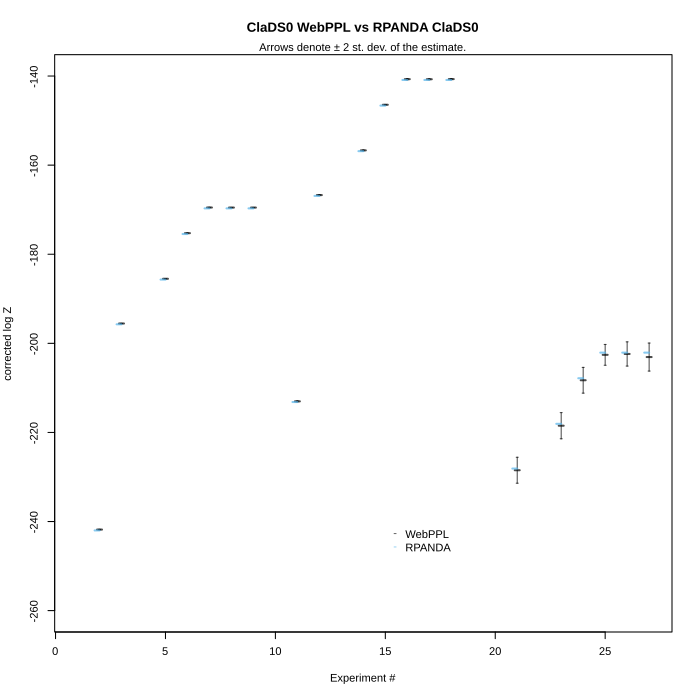

This figure's R source:
cat("ClaDS Models Evaluation")
cat(date())
rm(list = ls())
source("src/plotting-functions.R")
cairo_pdf("plots/clads.pdf", onefile = TRUE,  width = 7, height = 7,  pointsize = 8, fallback_resolution = 600)


# ClaDS[0-2] ------------------------------------------------------------------

source("plots/clads-input.R")
B1 = merge_plot(d1 = clads0, d2 = clads0_birch,
           x = "experiment",
           xlab = "Experiment #",
           d1_z = "clads0_means", d1_var = "clads0_var",
           d2_z = "mean", d2_var = "var",
           mtext = "Arrows denote ± 2 st. dev. of the estimate.",
           main = "ClaDS0 WebPPL vs BIRCH ClaDS0",
           low = -260, high = -140, legend = c("WebPPL", "BIRCH"),
           legendy = -240)[, c("lambda", "alpha", "sigma", "clads0_means", "clads0_var", "mean", "var", "particles", "PASS") ]

sink("plots/B1.tex")
cat(print(xtable(B1)), file = clads0_tex)
sink()


# Clads0 PANDA vs RPANDA  ------------------------------------------------------------------
source("plots/clads-input.R")
B2 = merge_plot(d1 = clads0_panda, d2 = clads0_rpanda,
           x = "experiment",
           xlab = "Experiment #",
           ylab = "corrected log Z",
           d1_z = "webppl_cmean", d1_var = "clads0_panda_var",
           d2_z = "rpanda_cmean", d2_var = "dummy",
           mtext = "Arrows denote ± 2 st. dev. of the estimate.",
           main = "ClaDS0 WebPPL vs RPANDA ClaDS0",
           low = -260, high = -140, legend = c("WebPPL", "RPANDA"),
           legendy = -240)[, c("lambda", "alpha", "sigma", "webppl_cmean", "clads0_panda_var", "rpanda_cmean", "particles", "PASS") ]

sink("plots/B2.tex")
cat(print(xtable(B2)), file = clads0_panda_tex)
sink()



# ClaDS1 -------------------------------------------------------------------------

source("plots/clads-input.R")
B3 = merge_plot(d1 = clads1, d2 = clads1_birch,
           x = "experiment",
           xlab = "Experiment #",
           d1_z = "clads1_means", d1_var = "clads1_var",
           d2_z = "mean", d2_var = "var",
           mtext = "Arrows denote ± 2 st. dev. of the estimate.",
           main = "WebPPL ClaDS1 vs BIRCH ClaDS1",
           low = -260, high = -140, legend = c("WebPPL", "BIRCH"),
           legendx = 45, legendy = -240)[, c("lambda", "alpha", "sigma", "clads1_means", "clads1_var", "mean", "var", "particles", "PASS") ]

sink("plots/B3.tex")
cat(print(xtable(B3)), file = clads1_tex)
sink()


# ClaDS2 Evalution -------------------------------------------------------------------------
source("plots/clads-input.R")

B4 = merge_plot(d1 = clads2, d2 = clads2_birch,
           x = "experiment",
           xlab = "Experiment #",
           d1_z = "clads2_means", d1_var = "clads2_var",
           d2_z = "clads2_birch_mean", d2_var = "clads2_birch_var",
           mtext = "Arrows denote ± 2 st. dev. of the estimate.",
           main = "WebPPL ClaDS2 vs BIRCH ClaDS2",
           low = -260, high = -140, legend = c("WebPPL", "BIRCH"),
           legendx = 45, legendy = -240)




# Clads0 grid2 ------------------------------------------------------------

source("plots/clads-input.R")
B5 = merge_plot(d1 = clads0_grid2, d2 = clads0_grid2_birch,
                x = "lambda",
                xlab = latex2exp::TeX("$\\lambda^o$"),
                ylab = latex2exp::TeX("$\\log$ $\\hat{Z}$"),
                d1_z = "clads0_means", d1_var = "clads0_var",
                d2_z = "mean", d2_var = "var",
                mtext = "B5",
                mtextcex = 0.8,
                main = "WebPPL ClaDS0 vs BIRCH ClaDS0",
                low = -155, high = -138, legend = c("WebPPL", "BIRCH"),
                tickw = 0.005, legendx = 0.25,
                legendy = -151)



# Clads1 grid2 ------------------------------------------------------------

source("plots/clads-input.R")
B6 = merge_plot(d1 = clads1_grid2, d2 = clads1_grid2_birch,
                x = "lambda",
                ylab = latex2exp::TeX("$\\log$ $\\hat{Z}$"),
                xlab = latex2exp::TeX("$\\lambda^o$"),
                d1_z = "clads1_means", d1_var = "clads1_var",
                d2_z = "mean", d2_var = "var",
                mtext = "B6",
                mtextcex = 0.8,
                main = "WebPPL ClaDS1 vs BIRCH ClaDS1",
                low = -155, high = -138, legend = c("WebPPL", "BIRCH"),
                tickw = 0.005, legendx = 0.25,
                legendy = -151)


# Clads2 grid2 ------------------------------------------------------------

source("plots/clads-input.R")
B7 = merge_plot(d1 = clads2_grid2, d2 = clads2_grid2_birch,
                x = "lambda",
                xlab = latex2exp::TeX("$\\lambda^o$"),
                ylab = latex2exp::TeX("$\\log$ $\\hat{Z}$"),
                d1_z = "clads2_means", d1_var = "clads2_var",
                d2_z = "mean", d2_var = "var",
                mtext = "B7",
                mtextcex = 0.8,
                main = "WebPPL ClaDS2  vs BIRCH ClaDS2",
                low = -155, high = -138, legend = c("WebPPL", "BIRCH"),
                tickw = 0.005, legendx = 0.25,
                legendy = -151)



# Clads0 vs RPANDA (analytical) ---------------------------------------------

source("plots/clads-input.R")
B8 = plot_vs_analytical_nogroup(d1 = clads0_panda_grid2,
                   d2 = clads0_rpanda_grid2,
                   meanvar = "clads0_panda_means",
                   mtext = "B8",
                   mtextcex = 1,
                   variance_var = "clads0_panda_var",
                   analytical_mean_var = "cmean",
                   xvar = "lambda", ylim = c(-70, -10), legengx = 0.05, legendy = -50,
                   xlab = latex2exp::TeX("$\\lambda_f$"),
                   ylab =  latex2exp::TeX("$\\log$ $\\hat{Z}$"),
                   main = "WebPPL ClaDS0 vs RPANDA ClaDS0",
                   legend_text = latex2exp::TeX("$\\alpha = 1$, $\\sigma = 0.05$ (R ClaDS0)") )


# Clads1 vs RPANDA (analytical) ---------------------------------------------

source("plots/clads-input.R")
B9 = plot_vs_analytical_nogroup(d1 = clads1_panda_grid2[clads1_panda_grid2$epsilon ==0,],
                                d2 = clads0_rpanda_grid2,
                                meanvar = "clads1_panda_means",
                                mtext = "B9",
                                mtextcex = 1,
                                variance_var = "clads1_panda_var",
                                analytical_mean_var = "cmean",
                                xvar = "lambda", ylim = c(-70, -10), legengx = 0.05, legendy = -50,
                                xlab = latex2exp::TeX("$\\lambda_f$"),
                                ylab =  latex2exp::TeX("$\\log$ $\\hat{Z}$"),
                                main = "WebPPL ClaDS1 vs RPANDA ClaDS0",
                                legend_text = latex2exp::TeX("$\\epsilon = 0$, $\\alpha = 1$, $\\sigma = 0.05$ (analytical)")             )


# Clads2 vs RPANDA (analytical) ---------------------------------------------

source("plots/clads-input.R")
B10 = plot_vs_analytical_nogroup(d1 = clads2_panda_grid2[clads2_panda_grid2$epsilon == 0,],
                                d2 = clads0_rpanda_grid2,
                                meanvar = "clads2_panda_means",
                                mtext = "B10",
                                mtextcex = 1,
                                variance_var = "clads2_panda_var",
                                analytical_mean_var = "cmean",
                                xvar = "lambda", ylim = c(-70, -10), legengx = 0.05, legendy = -50,
                                xlab = latex2exp::TeX("$\\lambda_f$"),
                                ylab =  latex2exp::TeX("$\\log$ $\\hat{Z}$"),
                                main = "WebPPL ClaDS2 vs RPANDA ClaDS0",
                                legend_text = latex2exp::TeX("$\\epsilon = 0$, $\\alpha = 1$, $\\sigma = 0.05$ (analytical)")           )



# RPANDA ClaDS[1-2] vs ClaDS0 ---------------------------------------------

source("plots/clads-input.R")

B11 = rpanda_vs_rpanda(d1 = clads2_rpanda_grid2[clads2_rpanda_grid2$epsilon == 0.0,],
                                d2 = clads0_rpanda_grid2,
                                meanvar = "clads2_likelihood_est",
                                mtext = "B11",
                                mtextcex = 1,
                                variance_var = NA,
                                analytical_mean_var = "likelihood_est",
                                xvar = "lambda", ylim = c(-40, 60), legengx = 0.05, legendy = -20,
                                xlab = latex2exp::TeX("$\\lambda_f$"),
                       ylab =  latex2exp::TeX("$\\log$ $\\hat{Z}$"),
                      colors = c( "#56B4E9B3", "#E69F00B3","#000000B3", "#009E73B3"),
                                main = "RPANDA ClaDS[1,2] vs RPANDA ClaDS0",
                                legend_text = c(NULL, latex2exp::TeX("$\\epsilon = 0$, $\\alpha = 1$, $\\sigma = 0.05$ (analytical)") ))




# WebPPL Clads2 (PANDA) vs RPANDA Clads2 (grid2) --------------------------
source("plots/clads-input.R")
B12 = plot_vs_analytical_onegroup(d1 = clads2_panda_grid2,
                                  d2 = clads2_rpanda_grid2,
                                  meanvar = "clads2_panda_means",
                                  variance_var =   "clads2_panda_var",
                                  analytical_mean_var = "clads2_cmean",
                                  main = "WebPPL ClaDS2 vs RPANDA ClaDS2",
                                  mtext = latex2exp::TeX("B12. $\\alpha = 1$  $\\sigma = 0.05$"),
                                  xlab = latex2exp::TeX("$\\lambda_f$"),
                                  ylab =  latex2exp::TeX("$\\log$ $\\hat{Z}$"),
                                  groupvar1_name = "$\\epsilon$",
                                  legend_suff = "(RPANDA)",
                                  mtextcex = 1,
                                  legendx = 0.05,
                                  legendy = -50,
                                  ylim = c(-70, -10) )



# Β14 webppl clads1 vs rpanda clads1 --------------------------------------
source("plots/clads-input.R")
B14 = plot_vs_analytical_onegroup(d1 = clads1_panda_grid2,
                                  d2 = clads1_rpanda_grid2,
                                  meanvar = "clads1_panda_means",
                                  variance_var =   "clads1_panda_var",
                                  analytical_mean_var = "clads1_cmean",
                                  main = "WebPPL ClaDS1 vs RPANDA ClaDS1",
                                  mtext = latex2exp::TeX("B14. $\\alpha = 1$  $\\sigma = 0.05$"),
                                  xlab = latex2exp::TeX("$\\lambda_f$"),
                                  ylab =  latex2exp::TeX("$\\log$ $\\hat{Z}$"),
                                  legend_suff = "$\\lambda_f$ (RPANDA)",
                                  mtextcex = 1,
                                  legendx = 0.05,
                                  legendy = -50,
                                  ylim = c(-70, -10))



# B13 - CRBD vs RPANDA vs PANDA -------------------------------------------
source("plots/clads-input.R")
B13 = plot_vs_analytical_onegroup(d1 = clads2_panda_grid3,
                                  d2 = clads2_rpanda_grid3,
                                  meanvar = "clads2_panda_means",
                                  variance_var =   "clads2_panda_var",
                                  analytical_mean_var = "clads2_cmean",
                                  main = "RPANDA ClaDS2 vs WebPPL ClaDS2 vs analytical CRBD",
                                  mtext = latex2exp::TeX("B13. $\\alpha = 1$  $\\sigma = 0.05$"),
                                  xlab = latex2exp::TeX("$\\lambda_f$"),
                                 xlim = c(0.018, 0.1),
                                 mtextcex = 1,
                                 ylab =  latex2exp::TeX("$\\log$ $\\hat{Z}$"),
                                  legendx = 0.027,
                                  legendy = -45,
                                 groupvar1_name = "$\\mu \\equiv \\epsilon$",
                                 legend_suff = "(R ClaDS2)",
                                 colors = c("#000000B3", "#E69F00B3", "#56B4E9B3", "#009E73B3"),
                                  ylim = c(-52, -15), tickw = 0.001, intersp = 1)

library(dplyr)
source("plots/crbd-input.R")
colors = c("#000000B3", "#E69F00B3", "#56B4E9B3", "#009E73B3")
# sorry about hardcoding :(
with(
   filter(crbd_analytical, epsilon == 0.0 & lambda <= 0.1),
   {
      lines(lambda, crbd_analytical_means + 128.7612, col = colors[1], lty = "solid")
   }
)

with(
   filter(crbd_analytical, epsilon == 0.1 & lambda <= 0.1),
   {
      lines(lambda, crbd_analytical_means + 128.7612, col = colors[2], lty = "solid")
   }
)

with(
   filter(crbd_analytical, epsilon == 0.5 & lambda <= 0.1),
   {
      lines(lambda, crbd_analytical_means + 128.7612, col = colors[3], lty = "solid")
   }
)

with(
   filter(crbd_analytical, epsilon == 0.9 & lambda <= 0.1),
   {
      lines(lambda, crbd_analytical_means + 128.7612, col = colors[4], lty = "solid")
   }
)

#legend(c("μ = 0 (CRB)", "μ = 0.1 λf (CRBD)", "μ = 0.5 λf (CRBD)", "μ = 0.9 λf (CRBD)"), col = colors, x = 0.054, y = -45, lty = "solid", bty = "n")
legend(
   latex2exp::TeX(
      c("$\\mu = 0$ (CRB)",
      "$\\mu = 0.1 \\lambda_f$ (CRBD)",
      "$\\mu = 0.5 \\lambda_f$ (CRBD)",
      "$\\mu = 0.9 \\lambda_f$ (CRBD)")
      ),
   col = colors,
   x = 0.054,
   y = -45,
   lty = "solid",
   bty = "n"
   )

legend(c("ε = 0 (W ClaDS2)", "ε = 0.1 (W ClaDS2)", "ε = 0.5 (W ClaDS2)", "ε = 0.9 (W ClaDS2)"), col = colors, x = 0.08, y = -45, pch = 3, bty = "n")


# B13 - CRBD vs RPANDA vs PANDA -------------------------------------------
source("plots/clads-input.R")
B15 = plot_vs_analytical_onegroup(d1 = clads1_panda_grid3,
                                  d2 = clads1_rpanda_grid3,
                                  meanvar = "clads1_panda_means",
                                  variance_var =   "clads1_panda_var",
                                  analytical_mean_var = "clads1_cmean",
                                  main = "RPANDA ClaDS1 vs WebPPL ClaDS1 vs analytical CRBD",
                                  mtext = latex2exp::TeX("B15. $\\alpha = 1$  $\\sigma = 0.05$"),
                                  xlab = latex2exp::TeX("$\\lambda_f$"),
                                  xlim = c(0.018, 0.1),
                                  mtextcex = 1,
                                  ylab =  latex2exp::TeX("$\\log$ $\\hat{Z}$"),
                                  legendx = 0.027,
                                  legendy = -45,
                                  legend_suff = "$\\lambda_f$ (R ClaDS1)",
                                  colors = c("#000000B3", "#E69F00B3", "#56B4E9B3", "#009E73B3"),
                                  ylim = c(-52, -15), tickw = 0.001, intersp = 1)



library(dplyr)
source("plots/crbd-input.R")
colors = c("#000000B3", "#E69F00B3", "#56B4E9B3", "#009E73B3")
# sorry about hardcoding :(
with(
   filter(crbd_analytical, epsilon == 0.0 & lambda <= 0.1),
   {
      lines(lambda, crbd_analytical_means + 128.7612, col = colors[1], lty = "solid")
   }
)

with(
   filter(crbd_analytical, epsilon == 0.1 & lambda <= 0.1),
   {
      lines(lambda, crbd_analytical_means + 128.7612, col = colors[2], lty = "solid")
   }
)

with(
   filter(crbd_analytical, epsilon == 0.5 & lambda <= 0.1),
   {
      lines(lambda, crbd_analytical_means + 128.7612, col = colors[3], lty = "solid")
   }
)

with(
   filter(crbd_analytical, epsilon == 0.9 & lambda <= 0.1),
   {
      lines(lambda, crbd_analytical_means + 128.7612, col = colors[4], lty = "solid")
   }
)

legend(
   latex2exp::TeX(c("$\\mu = 0$ (CRB)",
     "$\\mu = 0.1 \\lambda_f$ (CRBD)",
     "$\\mu = 0.5 \\lambda_f$ (CRBD)",
     "$\\mu = 0.9 \\lambda_f$ (CRBD)")),
   col = colors,
   x = 0.054,
   y = -45,
   lty = "solid",
   bty = "n")

legend(
   latex2exp::TeX(c("$\\mu = 0$ (W ClaDS1)",
     "$\\mu = 0.1 \\lambda_f$ (W ClaDS1)",
     "$\\mu = 0.5 \\lambda_f$ (W ClaDS1)",
     "$\\mu = 0.9 \\lambda_f$ (W ClaDS1)")),
   col = colors,
   x = 0.078,
   y = -45,
   pch = 3,
   bty = "n")




# -------------------------------------------------------------------------

dev.off()
